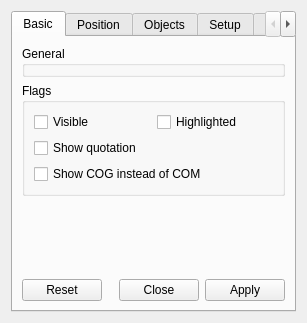
<?xml version="1.0" encoding="UTF-8"?>
<ui version="4.0">
 <class>PointObjectDesigner</class>
 <widget class="QWidget" name="PointObjectDesigner">
  <property name="geometry">
   <rect>
    <x>0</x>
    <y>0</y>
    <width>307</width>
    <height>323</height>
   </rect>
  </property>
  <property name="windowTitle">
   <string>Point</string>
  </property>
  <property name="toolTip">
   <string/>
  </property>
  <layout class="QVBoxLayout">
   <item>
    <widget class="QTabWidget" name="tabWidget">
     <property name="currentIndex">
      <number>0</number>
     </property>
     <widget class="QWidget" name="tab">
      <attribute name="title">
       <string>Basic</string>
      </attribute>
      <layout class="QVBoxLayout" name="verticalLayout_3">
       <item>
        <widget class="QGroupBox" name="generalGB">
         <property name="title">
          <string>General</string>
         </property>
        </widget>
       </item>
       <item>
        <widget class="QGroupBox" name="flagsGB">
         <property name="title">
          <string>Flags</string>
         </property>
         <layout class="QGridLayout" name="_2">
          <item row="3" column="0" colspan="2">
           <widget class="QCheckBox" name="showCOGCB">
            <property name="text">
             <string>Show COG instead of COM</string>
            </property>
           </widget>
          </item>
          <item row="2" column="0" colspan="2">
           <widget class="QCheckBox" name="showQuotationCB">
            <property name="text">
             <string>Show quotation</string>
            </property>
           </widget>
          </item>
          <item row="0" column="0">
           <widget class="QCheckBox" name="visibleCB">
            <property name="text">
             <string>Visible</string>
            </property>
           </widget>
          </item>
          <item row="0" column="1">
           <widget class="QCheckBox" name="highlightedCB">
            <property name="text">
             <string>Highlighted</string>
            </property>
           </widget>
          </item>
         </layout>
        </widget>
       </item>
       <item>
        <spacer name="verticalSpacer">
         <property name="orientation">
          <enum>Qt::Vertical</enum>
         </property>
         <property name="sizeHint" stdset="0">
          <size>
           <width>20</width>
           <height>40</height>
          </size>
         </property>
        </spacer>
       </item>
       <item>
        <widget class="QDialogButtonBox" name="buttonBox1">
         <property name="standardButtons">
          <set>QDialogButtonBox::Apply|QDialogButtonBox::Close|QDialogButtonBox::Reset</set>
         </property>
        </widget>
       </item>
      </layout>
     </widget>
     <widget class="QWidget" name="posTab">
      <attribute name="title">
       <string>Position</string>
      </attribute>
      <layout class="QGridLayout" name="gridLayout">
       <item row="3" column="0">
        <widget class="QLabel" name="label_2">
         <property name="text">
          <string>Y:</string>
         </property>
        </widget>
       </item>
       <item row="3" column="1">
        <widget class="QQuantitySpinBox" name="posYSB">
         <property name="alignment">
          <set>Qt::AlignRight|Qt::AlignTrailing|Qt::AlignVCenter</set>
         </property>
        </widget>
       </item>
       <item row="2" column="0">
        <widget class="QLabel" name="label">
         <property name="text">
          <string>X:</string>
         </property>
        </widget>
       </item>
       <item row="2" column="1">
        <widget class="QQuantitySpinBox" name="posXSB">
         <property name="sizePolicy">
          <sizepolicy hsizetype="Expanding" vsizetype="Fixed">
           <horstretch>0</horstretch>
           <verstretch>0</verstretch>
          </sizepolicy>
         </property>
         <property name="alignment">
          <set>Qt::AlignRight|Qt::AlignTrailing|Qt::AlignVCenter</set>
         </property>
        </widget>
       </item>
       <item row="4" column="1">
        <widget class="QQuantitySpinBox" name="posZSB">
         <property name="alignment">
          <set>Qt::AlignRight|Qt::AlignTrailing|Qt::AlignVCenter</set>
         </property>
        </widget>
       </item>
       <item row="4" column="0">
        <widget class="QLabel" name="label_3">
         <property name="text">
          <string>Z:</string>
         </property>
        </widget>
       </item>
       <item row="5" column="0" colspan="2">
        <spacer name="verticalSpacer_2">
         <property name="orientation">
          <enum>Qt::Vertical</enum>
         </property>
         <property name="sizeHint" stdset="0">
          <size>
           <width>20</width>
           <height>40</height>
          </size>
         </property>
        </spacer>
       </item>
       <item row="6" column="0" colspan="2">
        <widget class="QDialogButtonBox" name="buttonBox2">
         <property name="standardButtons">
          <set>QDialogButtonBox::Apply|QDialogButtonBox::Close|QDialogButtonBox::Reset</set>
         </property>
        </widget>
       </item>
      </layout>
     </widget>
     <widget class="QWidget" name="objectsTab">
      <attribute name="title">
       <string>Objects</string>
      </attribute>
     </widget>
     <widget class="QWidget" name="setupTab">
      <attribute name="title">
       <string>Setup</string>
      </attribute>
     </widget>
     <widget class="QWidget" name="refByTab">
      <attribute name="title">
       <string>Referenced by</string>
      </attribute>
     </widget>
    </widget>
   </item>
  </layout>
 </widget>
 <customwidgets>
  <customwidget>
   <class>QQuantitySpinBox</class>
   <extends>QDoubleSpinBox</extends>
   <header location="global">QuantitySpinBox.hpp</header>
  </customwidget>
 </customwidgets>
 <resources/>
 <connections/>
</ui>
